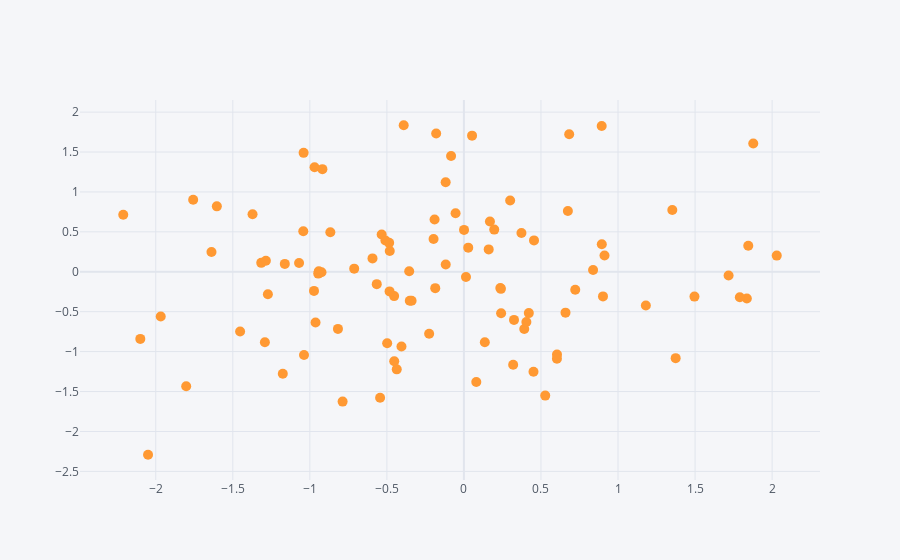

The cell this chart's notebook holds for it:
### Markdown cell above
## Scatter plot

### Code cell
df1.iplot(kind='scatter',x='A',y='B',mode='markers',size=10)
